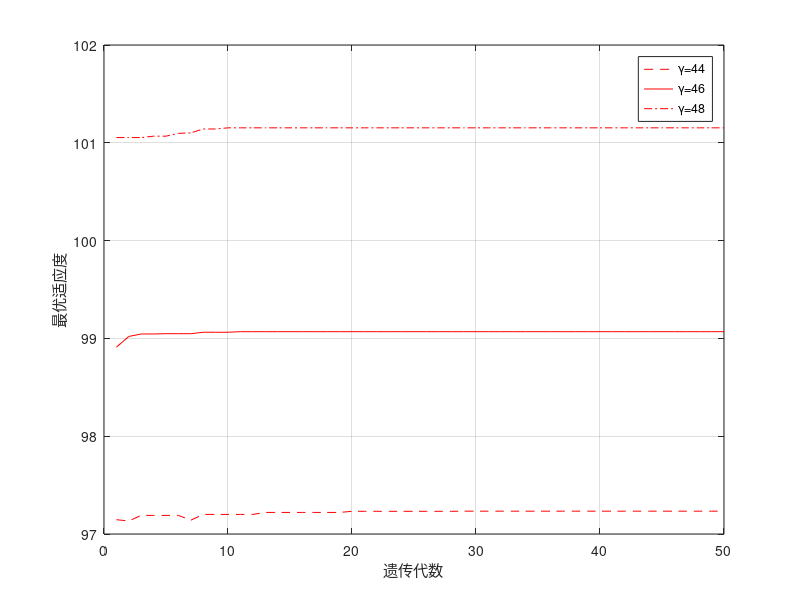
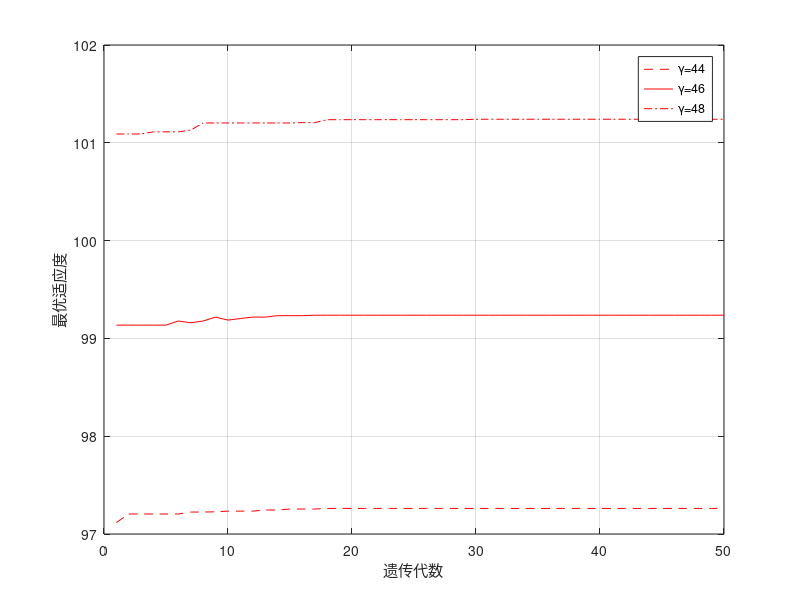
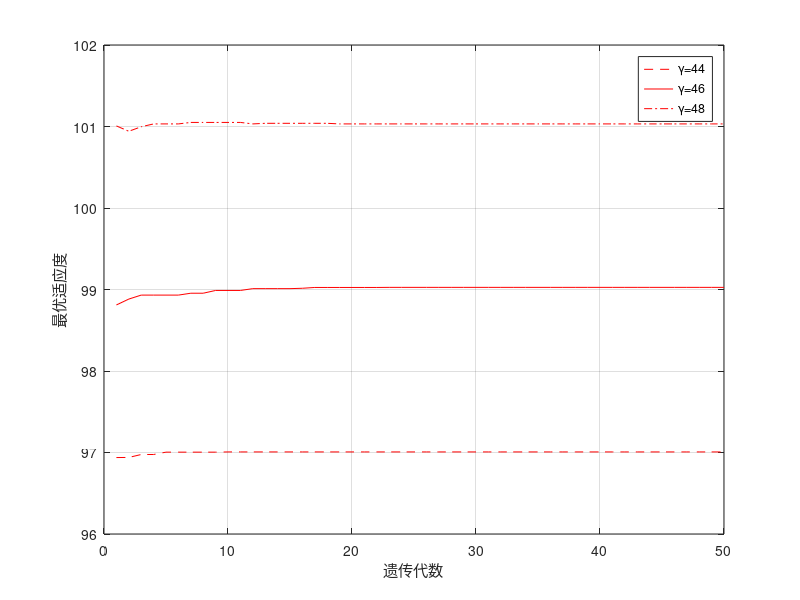
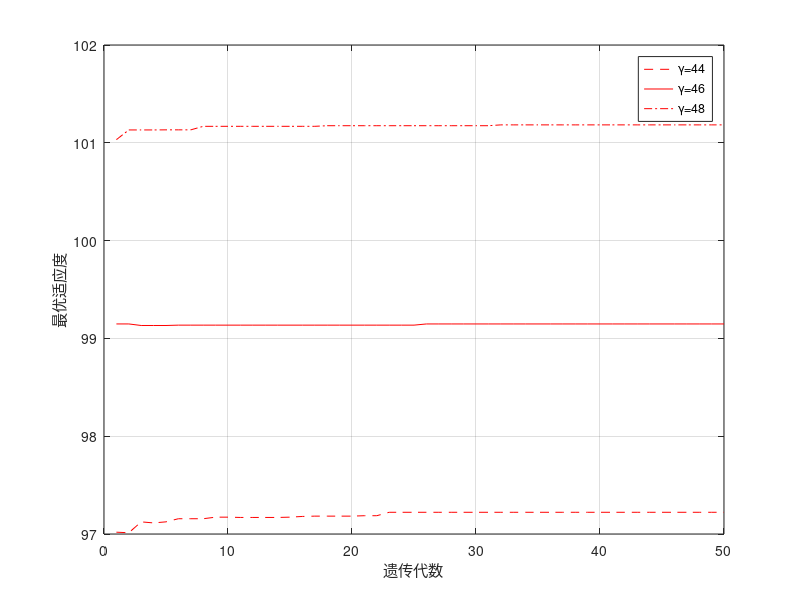

These figures' MATLAB source, in order:
clc;
clear;
close all;

load lena44.mat
load lena46.mat
load lena48.mat
load peppers44.mat
load peppers46.mat
load peppers48.mat
load baboon44.mat
load baboon46.mat
load baboon48.mat
load airplane44.mat
load airplane46.mat
load airplane48.mat

figure(1)
plot(1:50,lena44(end,:),"--r");
hold on;
plot(1:50,lena46(end,:),"-r");
hold on; 
plot(1:50,lena48(end,:),"-.r");
legend('γ=44','γ=46','γ=48');
grid on
xlabel('遗传代数')
ylabel('最优适应度')


figure(2)
plot(1:50,peppers44(end,:),"--r");
hold on;
plot(1:50,peppers46(end,:),"-r");
hold on; 
plot(1:50,peppers48(end,:),"-.r");
legend('γ=44','γ=46','γ=48');
grid on
xlabel('遗传代数')
ylabel('最优适应度')


figure(3)
plot(1:50,baboon44(end,:),"--r");
hold on;
plot(1:50,baboon46(end,:),"-r");
hold on; 
plot(1:50,baboon48(end,:),"-.r");
legend('γ=44','γ=46','γ=48');
grid on
xlabel('遗传代数')
ylabel('最优适应度')


figure(4)
plot(1:50,airplane44(end,:),"--r");
hold on;
plot(1:50,airplane46(end,:),"-r");
hold on; 
plot(1:50,airplane48(end,:),"-.r");
legend('γ=44','γ=46','γ=48');
grid on
xlabel('遗传代数')
ylabel('最优适应度')




